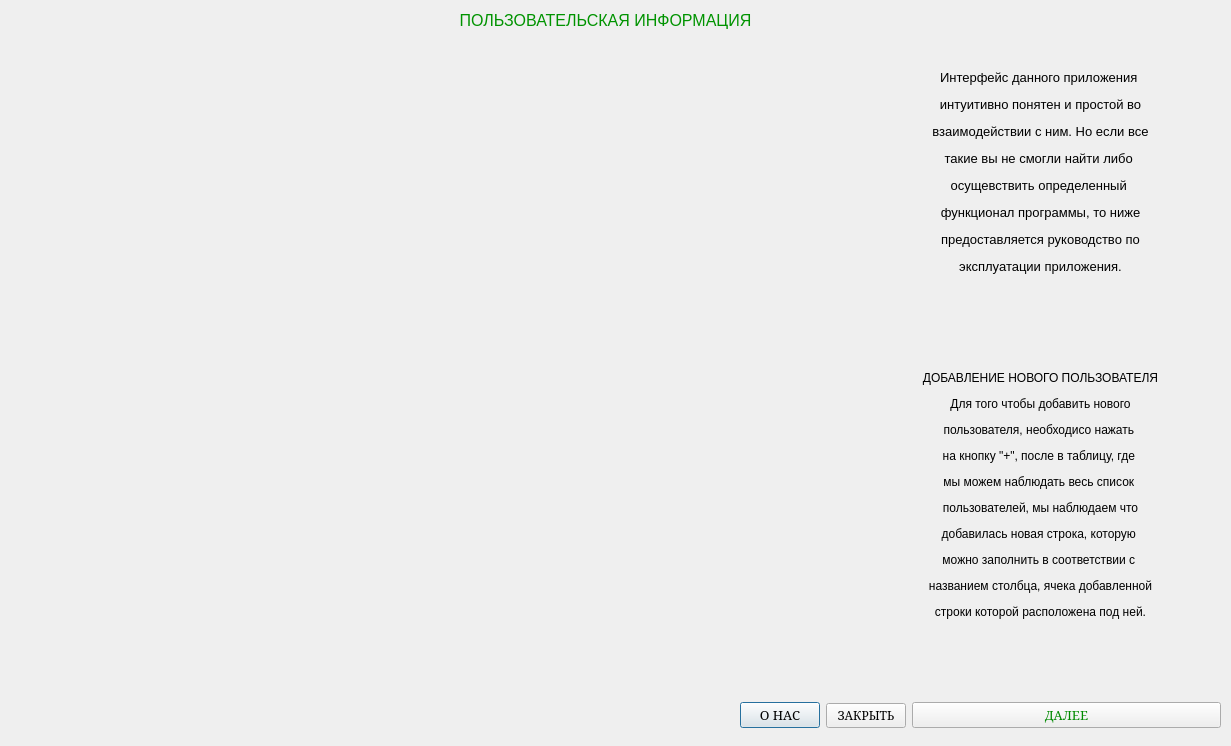
<?xml version="1.0" encoding="UTF-8"?>
<ui version="4.0">
 <class>SPRPOLZOVAT</class>
 <widget class="QDialog" name="SPRPOLZOVAT">
  <property name="geometry">
   <rect>
    <x>0</x>
    <y>0</y>
    <width>1231</width>
    <height>746</height>
   </rect>
  </property>
  <property name="windowTitle">
   <string>Dialog</string>
  </property>
  <widget class="QLabel" name="zag40">
   <property name="geometry">
    <rect>
     <x>380</x>
     <y>10</y>
     <width>451</width>
     <height>21</height>
    </rect>
   </property>
   <property name="styleSheet">
    <string notr="true">font: 8pt &quot;MS Serif&quot;;
color: rgb(0, 147, 0);</string>
   </property>
   <property name="text">
    <string>&lt;html&gt;&lt;head/&gt;&lt;body&gt;&lt;p align=&quot;center&quot;&gt;&lt;span style=&quot; font-size:12pt;&quot;&gt;ПОЛЬЗОВАТЕЛЬСКАЯ ИНФОРМАЦИЯ&lt;/span&gt;&lt;/p&gt;&lt;/body&gt;&lt;/html&gt;</string>
   </property>
  </widget>
  <widget class="QLabel" name="kartINT">
   <property name="geometry">
    <rect>
     <x>10</x>
     <y>70</y>
     <width>861</width>
     <height>611</height>
    </rect>
   </property>
   <property name="text">
    <string/>
   </property>
   <property name="pixmap">
    <pixmap resource="kartinki.qrc">:/img/X4pma3QOHS0.jpg</pixmap>
   </property>
  </widget>
  <widget class="QWidget" name="">
   <property name="geometry">
    <rect>
     <x>870</x>
     <y>70</y>
     <width>341</width>
     <height>621</height>
    </rect>
   </property>
   <layout class="QVBoxLayout" name="verticalLayout">
    <item>
     <widget class="QLabel" name="label">
      <property name="sizePolicy">
       <sizepolicy hsizetype="Preferred" vsizetype="Maximum">
        <horstretch>0</horstretch>
        <verstretch>0</verstretch>
       </sizepolicy>
      </property>
      <property name="styleSheet">
       <string notr="true">font: 75 12pt &quot;MS Sans Serif&quot;;</string>
      </property>
      <property name="text">
       <string>&lt;html&gt;&lt;head/&gt;&lt;body&gt;&lt;p align=&quot;center&quot;&gt;&lt;span style=&quot; font-size:10pt;&quot;&gt;Интерфейс данного приложения &lt;/span&gt;&lt;/p&gt;&lt;p align=&quot;center&quot;&gt;&lt;span style=&quot; font-size:10pt;&quot;&gt;интуитивно понятен и простой во&lt;/span&gt;&lt;/p&gt;&lt;p align=&quot;center&quot;&gt;&lt;span style=&quot; font-size:10pt;&quot;&gt;взаимодействии с ним. Но если все&lt;/span&gt;&lt;/p&gt;&lt;p align=&quot;center&quot;&gt;&lt;span style=&quot; font-size:10pt;&quot;&gt;такие вы не смогли найти либо &lt;/span&gt;&lt;/p&gt;&lt;p align=&quot;center&quot;&gt;&lt;span style=&quot; font-size:10pt;&quot;&gt;осущевствить определенный &lt;/span&gt;&lt;/p&gt;&lt;p align=&quot;center&quot;&gt;&lt;span style=&quot; font-size:10pt;&quot;&gt;функционал программы, то ниже&lt;/span&gt;&lt;/p&gt;&lt;p align=&quot;center&quot;&gt;&lt;span style=&quot; font-size:10pt;&quot;&gt;предоставляется руководство по&lt;/span&gt;&lt;/p&gt;&lt;p align=&quot;center&quot;&gt;&lt;span style=&quot; font-size:10pt;&quot;&gt;эксплуатации приложения.&lt;/span&gt;&lt;/p&gt;&lt;/body&gt;&lt;/html&gt;</string>
      </property>
     </widget>
    </item>
    <item>
     <spacer name="verticalSpacer">
      <property name="orientation">
       <enum>Qt::Vertical</enum>
      </property>
      <property name="sizeType">
       <enum>QSizePolicy::Fixed</enum>
      </property>
      <property name="sizeHint" stdset="0">
       <size>
        <width>20</width>
        <height>20</height>
       </size>
      </property>
     </spacer>
    </item>
    <item>
     <widget class="QLabel" name="label_2">
      <property name="font">
       <font>
        <family>MS Sans Serif</family>
        <pointsize>10</pointsize>
        <weight>9</weight>
        <italic>false</italic>
        <bold>false</bold>
       </font>
      </property>
      <property name="styleSheet">
       <string notr="true">font: 75 10pt &quot;MS Sans Serif&quot;;</string>
      </property>
      <property name="text">
       <string>&lt;html&gt;&lt;head/&gt;&lt;body&gt;&lt;p align=&quot;center&quot;&gt;&lt;span style=&quot; font-size:9pt;&quot;&gt;ДОБАВЛЕНИЕ НОВОГО ПОЛЬЗОВАТЕЛЯ&lt;/span&gt;&lt;/p&gt;&lt;p align=&quot;center&quot;&gt;&lt;span style=&quot; font-size:9pt;&quot;&gt;Для того чтобы добавить нового&lt;/span&gt;&lt;/p&gt;&lt;p align=&quot;center&quot;&gt;&lt;span style=&quot; font-size:9pt;&quot;&gt;пользователя, необходисо нажать &lt;/span&gt;&lt;/p&gt;&lt;p align=&quot;center&quot;&gt;&lt;span style=&quot; font-size:9pt;&quot;&gt;на кнопку &amp;quot;+&amp;quot;, после в таблицу, где &lt;/span&gt;&lt;/p&gt;&lt;p align=&quot;center&quot;&gt;&lt;span style=&quot; font-size:9pt;&quot;&gt;мы можем наблюдать весь список &lt;/span&gt;&lt;/p&gt;&lt;p align=&quot;center&quot;&gt;&lt;span style=&quot; font-size:9pt;&quot;&gt;пользователей, мы наблюдаем что&lt;/span&gt;&lt;/p&gt;&lt;p align=&quot;center&quot;&gt;&lt;span style=&quot; font-size:9pt;&quot;&gt;добавилась новая строка, которую &lt;/span&gt;&lt;/p&gt;&lt;p align=&quot;center&quot;&gt;&lt;span style=&quot; font-size:9pt;&quot;&gt;можно заполнить в соответствии с &lt;/span&gt;&lt;/p&gt;&lt;p align=&quot;center&quot;&gt;&lt;span style=&quot; font-size:9pt;&quot;&gt;названием столбца, ячека добавленной&lt;/span&gt;&lt;/p&gt;&lt;p align=&quot;center&quot;&gt;&lt;span style=&quot; font-size:9pt;&quot;&gt;строки которой расположена под ней.&lt;/span&gt;&lt;/p&gt;&lt;/body&gt;&lt;/html&gt;</string>
      </property>
     </widget>
    </item>
   </layout>
  </widget>
  <widget class="QWidget" name="">
   <property name="geometry">
    <rect>
     <x>740</x>
     <y>690</y>
     <width>481</width>
     <height>51</height>
    </rect>
   </property>
   <layout class="QHBoxLayout" name="horizontalLayout">
    <item>
     <widget class="QPushButton" name="pushButton_2">
      <property name="sizePolicy">
       <sizepolicy hsizetype="Maximum" vsizetype="Fixed">
        <horstretch>0</horstretch>
        <verstretch>0</verstretch>
       </sizepolicy>
      </property>
      <property name="font">
       <font>
        <family>MS Serif</family>
        <pointsize>10</pointsize>
       </font>
      </property>
      <property name="text">
       <string>О НАС</string>
      </property>
     </widget>
    </item>
    <item>
     <widget class="QPushButton" name="pushButton_3">
      <property name="sizePolicy">
       <sizepolicy hsizetype="Maximum" vsizetype="Fixed">
        <horstretch>0</horstretch>
        <verstretch>0</verstretch>
       </sizepolicy>
      </property>
      <property name="font">
       <font>
        <family>MS Serif</family>
        <pointsize>9</pointsize>
       </font>
      </property>
      <property name="text">
       <string>ЗАКРЫТЬ</string>
      </property>
     </widget>
    </item>
    <item>
     <widget class="QPushButton" name="pushButton">
      <property name="font">
       <font>
        <family>MS Serif</family>
        <pointsize>10</pointsize>
       </font>
      </property>
      <property name="styleSheet">
       <string notr="true">color: rgb(0, 138, 0);</string>
      </property>
      <property name="text">
       <string>ДАЛЕЕ</string>
      </property>
     </widget>
    </item>
   </layout>
  </widget>
 </widget>
 <resources>
  <include location="kartinki.qrc"/>
 </resources>
 <connections>
  <connection>
   <sender>pushButton_3</sender>
   <signal>clicked()</signal>
   <receiver>SPRPOLZOVAT</receiver>
   <slot>close()</slot>
   <hints>
    <hint type="sourcelabel">
     <x>853</x>
     <y>714</y>
    </hint>
    <hint type="destinationlabel">
     <x>678</x>
     <y>715</y>
    </hint>
   </hints>
  </connection>
 </connections>
</ui>
